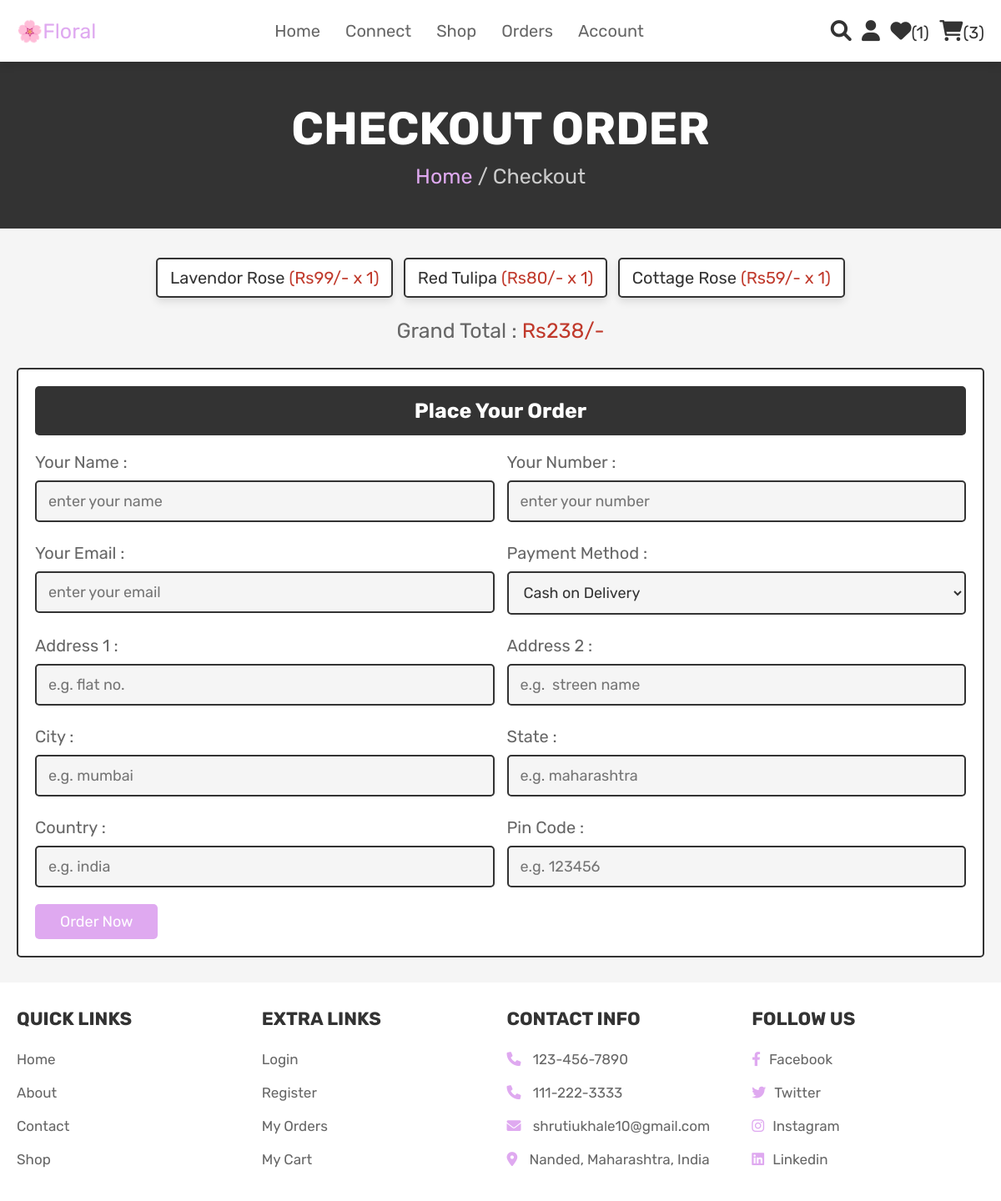
/checkout.php (signed in), run on the app's committed database.
### tables this page shows
CREATE TABLE `cart` (
  `id` int(100) NOT NULL,
  `user_id` int(100) NOT NULL,
  `pid` int(100) NOT NULL,
  `name` varchar(100) NOT NULL,
  `price` int(100) NOT NULL,
  `quantity` int(100) NOT NULL,
  `image` varchar(100) NOT NULL
);

### checkout.php (the view, shortened to what this page needs)
<?php
@include 'config.php';
$user_id = $_SESSION['user_id'];
?>
<!DOCTYPE html>
<html lang="en">
<head>
   <link rel="stylesheet" href="https://cdnjs.cloudflare.com/ajax/libs/font-awesome/6.0.0/css/all.min.css">
   <link rel="stylesheet" href="css/style.css">
</head>
<body>
<?php @include 'header.php'; ?>
<section class="heading">
    <h3>Checkout Order</h3>
    <p> <a href="home.php">Home</a> / Checkout </p>
</section>
<section class="display-order">
    <?php
        $grand_total = 0;
        $select_cart = mysqli_query($conn, "SELECT * FROM `cart` WHERE user_id = '$user_id'") or die('query failed');
        if(mysqli_num_rows($select_cart) > 0){
            while($fetch_cart = mysqli_fetch_assoc($select_cart)){
            $total_price = ($fetch_cart['price'] * $fetch_cart['quantity']);
            $grand_total += $total_price;
    ?>
    <p> <?php echo $fetch_cart['name'] ?> <span>(<?php echo 'Rs'.$fetch_cart['price'].'/-'.' x '.$fetch_cart['quantity']  ?>)</span> </p>
    <?php
        }
        }else{
            echo '<p class="empty">your cart is empty</p>';
        }
    ?>
    <div class="grand-total">Grand Total : <span>Rs<?php echo $grand_total; ?>/-</span></div>
</section>
<section class="checkout">
    <form action="" method="POST">
        <h3>Place Your Order</h3>
        <div class="flex">
            <div class="inputBox">
                <span>Your Name :</span>
                <input type="text" name="name" placeholder="enter your name">
            </div>
            <div class="inputBox">
                <span>Your Number :</span>
                <input type="number" name="number" min="0" placeholder="enter your number">
            </div>
            <div class="inputBox">
                <span>Your Email :</span>
                <input type="email" name="email" placeholder="enter your email">
            </div>
            <div class="inputBox">
                <span>Payment Method :</span>
                <select name="method">
                    <option value="cash on delivery">Cash on Delivery</option>
                </select>
            </div>
            <div class="inputBox">
                <span>Address 1 :</span>
                <input type="text" name="flat" placeholder="e.g. flat no.">
            </div>
            <div class="inputBox">
                <span>Address 2 :</span>
                <input type="text" name="street" placeholder="e.g.  streen name">
            </div>
            <div class="inputBox">
                <span>City :</span>
                <input type="text" name="city" placeholder="e.g. mumbai">
            </div>
            <div class="inputBox">
                <span>State :</span>
                <input type="text" name="state" placeholder="e.g. maharashtra">
            </div>
            <div class="inputBox">
                <span>Country :</span>
                <input type="text" name="country" placeholder="e.g. india">
            </div>
            <div class="inputBox">
                <span>Pin Code :</span>
                <input type="number" min="0" name="pin_code" placeholder="e.g. 123456">
            </div>
        </div>
        <input type="submit" name="order" value="order now" class="btn">
    </form>
</section>
<?php @include 'footer.php'; ?>
</body>
</html>

### css/style.css (style rules this page uses)
:root { --voilet:#dfa9f0; --red:#c0392b; --orange:#f39c12; --black:#333; --white:#fff; --light-color:#666; --light-white:#ccc; --light-bg:#f5f5f5; --border:.2rem solid var(--black); --box-shadow:0 .5rem 1rem rgba(0,0,0,.1); }
* { font-family: 'Rubik', sans-serif; margin:0; padding:0; box-sizing: border-box; outline: none; border:none; text-decoration: none; transition:all .2s linear; }
html { font-size: 62.5%; overflow-x: hidden; scroll-behavior: smooth; scroll-padding-top: 6.5rem; }
body { background: var(--light-bg); }
section { padding:3rem 2rem; }
.btn, .delete-btn, .option-btn { display: inline-block; border-radius: .5rem; margin-top: 1rem; font-size: 1.8rem; color:var(--white); cursor: pointer; padding:1rem 3rem; text-transform: capitalize; }
.btn { background-color: var(--voilet); }
.heading { display: flex; flex-flow: column; align-items: center; justify-content: center; gap:1rem; background-color: var(--black); text-align: center; min-height: 25vh; }
.heading h3 { font-size: 5.5rem; color:var(--white); text-transform: uppercase; }
.heading p { font-size: 2.5rem; color:var(--light-white); }
.heading p a { color:var(--voilet); }
.display-order { max-width: 1200px; margin:0 auto; text-align: center; padding-bottom: 0; }
.display-order p { display: inline-block; border-radius: .5rem; font-size: 2rem; color:var(--black); padding:1rem 1.5rem; margin:.5rem; background-color: var(--white); box-shadow: var(--box-shadow); border:var(--border); }
.display-order p span { color:var(--red); }
.display-order .grand-total { margin-top: 2rem; font-size: 2.5rem; color:var(--light-color); }
.display-order .grand-total span { color:var(--red); }
.checkout form { background-color: var(--white); border:var(--border); max-width: 1200px; margin:0 auto; border-radius: .5rem; padding:2rem; box-shadow: var(--border); }
.checkout form h3 { padding:1.5rem; font-size: 2.5rem; margin-bottom: 2rem; background-color: var(--black); color:var(--white); border-radius: .5rem; text-align: center; text-transform: capitalize; }
.checkout form .flex { display: flex; flex-wrap: wrap; gap:1.5rem; }
.checkout form .flex .inputBox { flex:1 1 40rem; }
.checkout form .flex .inputBox input, .checkout form .flex .inputBox select { margin:1rem 0; width: 100%; background-color: var(--light-bg); padding:1.2rem 1.4rem; border:var(--border); font-size: 1.8rem; color:var(--black); border-radius: .5rem; }
.checkout form .flex .inputBox span { font-size: 2rem; color:var(--light-color); }

### data on the page
cart: name "Lavendor Rose", price "99", quantity "1"
cart: name "Red Tulipa", price "80", quantity "1"
cart: name "Cottage Rose", price "59", quantity "1"

### other printed values
$wishlist_num_rows "1"
$cart_num_rows "3"
$grand_total "238"
